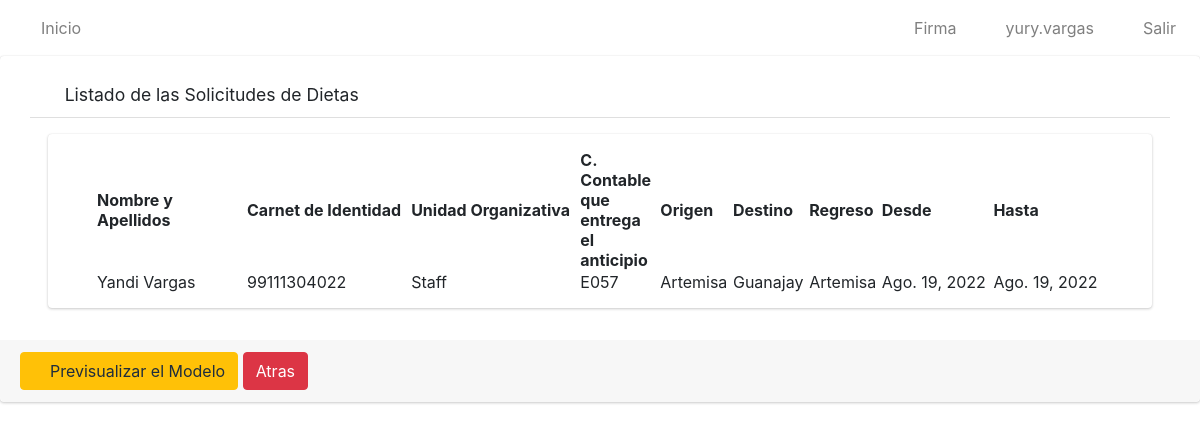
The page /modelo/solicitudes/listar/1/ (signed in) on the database as committed earlier.
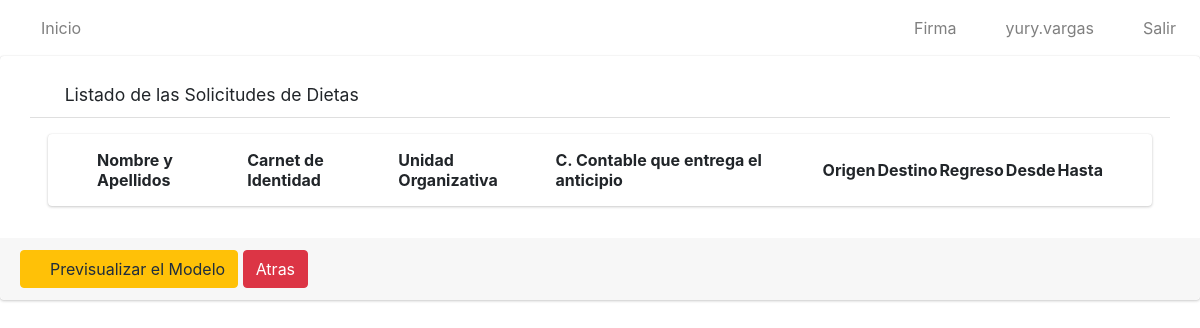
The same page on the database as committed later.
### app/models.py (models this page shows, shortened)
class Solicitud(models.Model):
    numero=models.IntegerField()
    solicitante=models.ForeignKey(Solicitante, on_delete=models.CASCADE)
    trabajador=models.ForeignKey(Trabajador, on_delete=models.CASCADE)
    unidad_organizativa=models.ForeignKey(Unidad_Organizativa, on_delete=models.CASCADE)
    c_contable=models.CharField(max_length=4)
    provincia=models.ForeignKey(Provincia, on_delete=models.CASCADE)
    origen=models.ForeignKey(Municipio, on_delete=models.CASCADE, related_name='municipio_origen')
    destino=models.ForeignKey(Municipio, on_delete=models.CASCADE, related_name='municipio_destino')
    regreso=models.ForeignKey(Municipio, on_delete=models.CASCADE, related_name='municipio_regreso')
    fecha_inicio=models.DateField()
    fecha_final=models.DateField()
    parleg=models.ForeignKey(PARLEG, on_delete=models.CASCADE)
    cargo_presupuesto=models.ForeignKey(Cargo_al_Presupuesto, on_delete=models.CASCADE)
    autoriza=models.ForeignKey(Autoriza, on_delete=models.CASCADE)
    estado=models.CharField(max_length=20)
    observaciones=models.CharField(max_length=500)
    class Meta:
        verbose_name="Solicitud"
        verbose_name_plural="Solicitudes"

class Trabajador(models.Model):
    usuario=models.OneToOneField(User, on_delete=models.CASCADE)
    ci=models.CharField(max_length=11, unique=True)
    def __str__(self):
            return self.usuario.first_name+' '+self.usuario.last_name
    class Meta:
        verbose_name = "Trabajador"
        verbose_name_plural = "Trabajadores"

class Unidad_Organizativa(models.Model):
    nombre=models.CharField(max_length=100)
    def __str__(self):
        return self.nombre
    class Meta:
        verbose_name="Unidad Organizativa"
        verbose_name_plural="Unidades Organizativas"

class Municipio(models.Model):
    nombre=models.CharField(max_length=30)
    provincia=models.ForeignKey(Provincia, on_delete=models.CASCADE)
    def __str__(self):
        return self.nombre
    class Meta:
        verbose_name="Municipio"
        verbose_name_plural="Municipios"

### app/views.py (the view)
# urls.py: path('modelo/solicitudes/listar/<id>/', listar_solicitudes_de_modelo, name='solicitudModel'),
@permission_required('app.view_solicitud')
def listar_solicitudes_de_modelo(request, id):
    lista=[]
    modelo=Modelo.objects.get(id=id)
    lista_solicitudes=modelo.solicitudes.all()
    for i in lista_solicitudes:
        lista.append(i)
    data={
        'soli': lista,
    }
    return render(request, 'modelos/solicitudes/listar.html', data)

### app/templates/modelos/solicitudes/listar.html
{% extends 'base.html' %}
{% load static %}
{% block content %}
    <div class=" card card-default">
        <div class="card-header px-3 mb-3 mt-3 container">
            <h3 class="card-title">
            <i class="fas fa-search"></i>
                Listado de las Solicitudes de Dietas
            </h3>
            </div>
        <div class="card card-body content-header mx-5 px-5">
            <table id="myTable" class="display" style="width: 100%;">
                <thead>
                    <tr>
                        <th>Nombre y Apellidos</th>
                        <th>Carnet de Identidad</th>
                        <th>Unidad Organizativa</th>
                        <th>C. Contable que entrega el anticipio</th>
                        <th>Origen</th>
                        <th>Destino</th>
                        <th>Regreso</th>
                        <th>Desde</th>
                        <th>Hasta</th>
                    </tr>
                </thead>
                <tbody>
                    {% for i in soli %}
                    <tr>
                        <td style="width: 150px;">{{i.trabajador}}</td>
                        <td>{{i.trabajador.ci}}</td>
                        <td>{{i.unidad_organizativa}}</td>
                        <td style="width: 80px;">{{i.c_contable}}</td>
                        <td>{{i.origen}}</td>
                        <td>{{i.destino}}</td>
                        <td>{{i.regreso}}</td>
                        <td>{{i.fecha_inicio}}</td>
                        <td>{{i.fecha_final}}</td>
                    </tr>
                    {% endfor %}
                </tbody>
            </table>
        </div>
        <div class=" card-footer mt-3">
            <a href="#" type="button" class="btn btn-primary btn-warning">
                <i class="fas fa-file"></i>
                Previsualizar el Modelo
            </a>
            <a href="{% url 'listarMod' %}" type="button" class="btn btn-primary btn-danger">
                Atras
            </a>
        </div>
    </div>
{% endblock %}

Rows that differ between the two databases and show on the page:
removed Solicitud: trabajador "Yandi Vargas", trabajador.ci "99111304022", unidad_organizativa "Staff", c_contable "E057", origen "Artemisa", destino "Guanajay", regreso "Artemisa", fecha_inicio "Ago. 19, 2022", fecha_final "Ago. 19, 2022"
